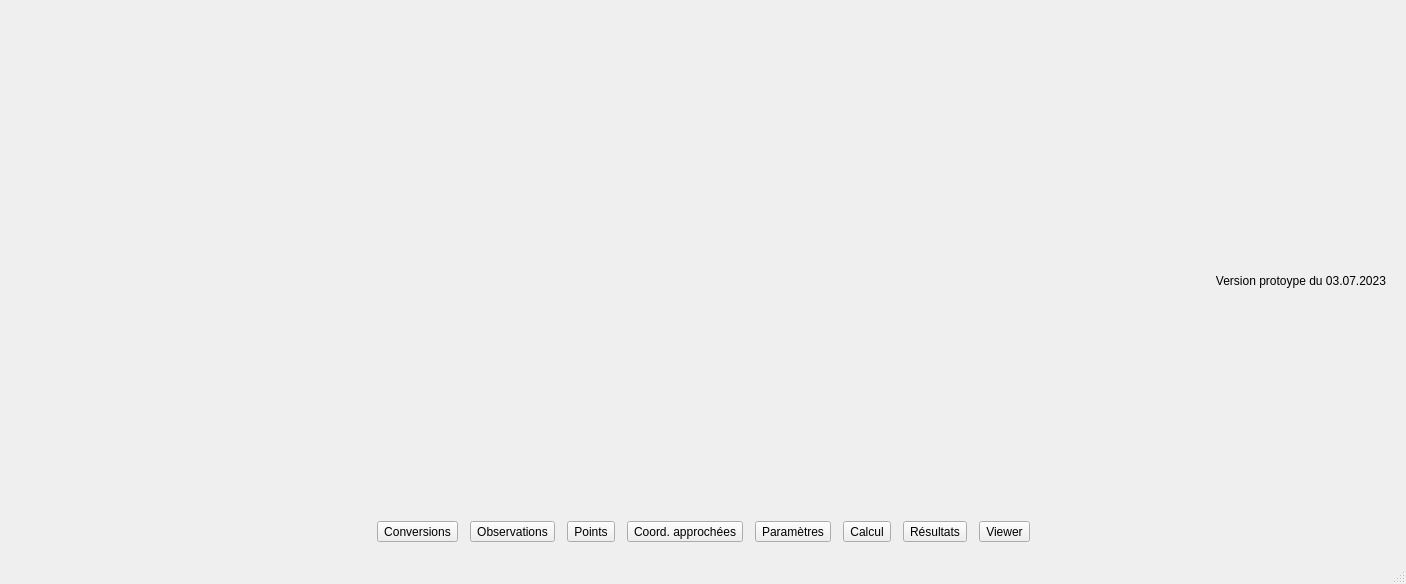
<?xml version="1.0" encoding="UTF-8"?>
<ui version="4.0">
 <class>MainWindow</class>
 <widget class="QMainWindow" name="MainWindow">
  <property name="geometry">
   <rect>
    <x>0</x>
    <y>0</y>
    <width>1406</width>
    <height>584</height>
   </rect>
  </property>
  <property name="windowTitle">
   <string>NELCAS - Accueil </string>
  </property>
  <property name="windowIcon">
   <iconset>
    <normaloff>img/NELCASmini_iconTaskBar.png</normaloff>img/NELCASmini_iconTaskBar.png</iconset>
  </property>
  <property name="styleSheet">
   <string notr="true">font: 12pt &quot;MS Shell Dlg 2&quot;;</string>
  </property>
  <property name="iconSize">
   <size>
    <width>30</width>
    <height>60</height>
   </size>
  </property>
  <property name="documentMode">
   <bool>false</bool>
  </property>
  <property name="tabShape">
   <enum>QTabWidget::Rounded</enum>
  </property>
  <widget class="QWidget" name="centralwidget">
   <layout class="QGridLayout" name="gridLayout">
    <property name="leftMargin">
     <number>20</number>
    </property>
    <property name="topMargin">
     <number>20</number>
    </property>
    <property name="rightMargin">
     <number>20</number>
    </property>
    <property name="bottomMargin">
     <number>20</number>
    </property>
    <item row="0" column="0">
     <spacer name="horizontalSpacer">
      <property name="orientation">
       <enum>Qt::Horizontal</enum>
      </property>
      <property name="sizeHint" stdset="0">
       <size>
        <width>40</width>
        <height>20</height>
       </size>
      </property>
     </spacer>
    </item>
    <item row="0" column="1">
     <widget class="QLabel" name="label">
      <property name="sizePolicy">
       <sizepolicy hsizetype="Fixed" vsizetype="Fixed">
        <horstretch>0</horstretch>
        <verstretch>0</verstretch>
       </sizepolicy>
      </property>
      <property name="maximumSize">
       <size>
        <width>10000</width>
        <height>10000</height>
       </size>
      </property>
      <property name="baseSize">
       <size>
        <width>650</width>
        <height>250</height>
       </size>
      </property>
      <property name="layoutDirection">
       <enum>Qt::LeftToRight</enum>
      </property>
      <property name="text">
       <string/>
      </property>
      <property name="pixmap">
       <pixmap>img/logo_NELCAS.png</pixmap>
      </property>
      <property name="scaledContents">
       <bool>true</bool>
      </property>
      <property name="alignment">
       <set>Qt::AlignCenter</set>
      </property>
     </widget>
    </item>
    <item row="0" column="2">
     <spacer name="horizontalSpacer_2">
      <property name="orientation">
       <enum>Qt::Horizontal</enum>
      </property>
      <property name="sizeHint" stdset="0">
       <size>
        <width>207</width>
        <height>20</height>
       </size>
      </property>
     </spacer>
    </item>
    <item row="1" column="1">
     <spacer name="verticalSpacer">
      <property name="orientation">
       <enum>Qt::Vertical</enum>
      </property>
      <property name="sizeType">
       <enum>QSizePolicy::MinimumExpanding</enum>
      </property>
      <property name="sizeHint" stdset="0">
       <size>
        <width>20</width>
        <height>60</height>
       </size>
      </property>
     </spacer>
    </item>
    <item row="2" column="0" colspan="3">
     <layout class="QHBoxLayout" name="horizontalLayout">
      <property name="spacing">
       <number>12</number>
      </property>
      <item>
       <spacer name="horizontalSpacer_3">
        <property name="orientation">
         <enum>Qt::Horizontal</enum>
        </property>
        <property name="sizeHint" stdset="0">
         <size>
          <width>40</width>
          <height>20</height>
         </size>
        </property>
       </spacer>
      </item>
      <item>
       <widget class="QToolButton" name="boutonOuvrirConversions">
        <property name="sizePolicy">
         <sizepolicy hsizetype="Minimum" vsizetype="Fixed">
          <horstretch>0</horstretch>
          <verstretch>0</verstretch>
         </sizepolicy>
        </property>
        <property name="text">
         <string>Conversions</string>
        </property>
        <property name="icon">
         <iconset>
          <normaloff>img/conversion.png</normaloff>img/conversion.png</iconset>
        </property>
        <property name="iconSize">
         <size>
          <width>150</width>
          <height>80</height>
         </size>
        </property>
        <property name="toolButtonStyle">
         <enum>Qt::ToolButtonTextUnderIcon</enum>
        </property>
        <property name="autoRaise">
         <bool>false</bool>
        </property>
       </widget>
      </item>
      <item>
       <widget class="QToolButton" name="boutonOuvrirObs">
        <property name="sizePolicy">
         <sizepolicy hsizetype="Fixed" vsizetype="Fixed">
          <horstretch>0</horstretch>
          <verstretch>0</verstretch>
         </sizepolicy>
        </property>
        <property name="styleSheet">
         <string notr="true">image: url(:/icon_settings.png);</string>
        </property>
        <property name="text">
         <string>Observations</string>
        </property>
        <property name="icon">
         <iconset>
          <normaloff>img/Obs.png</normaloff>img/Obs.png</iconset>
        </property>
        <property name="iconSize">
         <size>
          <width>150</width>
          <height>80</height>
         </size>
        </property>
        <property name="toolButtonStyle">
         <enum>Qt::ToolButtonTextUnderIcon</enum>
        </property>
       </widget>
      </item>
      <item>
       <widget class="QToolButton" name="boutonOuvrirPoints">
        <property name="sizePolicy">
         <sizepolicy hsizetype="Fixed" vsizetype="Fixed">
          <horstretch>0</horstretch>
          <verstretch>0</verstretch>
         </sizepolicy>
        </property>
        <property name="styleSheet">
         <string notr="true">image: url(:/icon_settings.png);</string>
        </property>
        <property name="text">
         <string>Points</string>
        </property>
        <property name="icon">
         <iconset>
          <normaloff>img/Points.png</normaloff>img/Points.png</iconset>
        </property>
        <property name="iconSize">
         <size>
          <width>150</width>
          <height>80</height>
         </size>
        </property>
        <property name="toolButtonStyle">
         <enum>Qt::ToolButtonTextUnderIcon</enum>
        </property>
        <property name="arrowType">
         <enum>Qt::NoArrow</enum>
        </property>
       </widget>
      </item>
      <item>
       <widget class="QToolButton" name="boutonOuvrirCoordsApproch">
        <property name="enabled">
         <bool>true</bool>
        </property>
        <property name="text">
         <string>Coord. approchées</string>
        </property>
        <property name="icon">
         <iconset>
          <normaloff>img/approchCoords.png</normaloff>img/approchCoords.png</iconset>
        </property>
        <property name="iconSize">
         <size>
          <width>150</width>
          <height>80</height>
         </size>
        </property>
        <property name="toolButtonStyle">
         <enum>Qt::ToolButtonTextUnderIcon</enum>
        </property>
       </widget>
      </item>
      <item>
       <widget class="QToolButton" name="boutonOuvrirParam">
        <property name="sizePolicy">
         <sizepolicy hsizetype="Fixed" vsizetype="Fixed">
          <horstretch>0</horstretch>
          <verstretch>0</verstretch>
         </sizepolicy>
        </property>
        <property name="styleSheet">
         <string notr="true">image: url(:/icon_settings.png);</string>
        </property>
        <property name="text">
         <string>Paramètres</string>
        </property>
        <property name="icon">
         <iconset>
          <normaloff>img/Settings.png</normaloff>img/Settings.png</iconset>
        </property>
        <property name="iconSize">
         <size>
          <width>150</width>
          <height>80</height>
         </size>
        </property>
        <property name="toolButtonStyle">
         <enum>Qt::ToolButtonTextUnderIcon</enum>
        </property>
       </widget>
      </item>
      <item>
       <widget class="QToolButton" name="boutonOuvrirCalcul">
        <property name="sizePolicy">
         <sizepolicy hsizetype="Fixed" vsizetype="Fixed">
          <horstretch>0</horstretch>
          <verstretch>0</verstretch>
         </sizepolicy>
        </property>
        <property name="styleSheet">
         <string notr="true">image: url(:/icon_settings.png);</string>
        </property>
        <property name="text">
         <string>Calcul</string>
        </property>
        <property name="icon">
         <iconset>
          <normaloff>img/Run.png</normaloff>img/Run.png</iconset>
        </property>
        <property name="iconSize">
         <size>
          <width>150</width>
          <height>80</height>
         </size>
        </property>
        <property name="toolButtonStyle">
         <enum>Qt::ToolButtonTextUnderIcon</enum>
        </property>
       </widget>
      </item>
      <item>
       <widget class="QToolButton" name="boutonOuvrirResGlobaux">
        <property name="sizePolicy">
         <sizepolicy hsizetype="Fixed" vsizetype="Fixed">
          <horstretch>0</horstretch>
          <verstretch>0</verstretch>
         </sizepolicy>
        </property>
        <property name="baseSize">
         <size>
          <width>0</width>
          <height>0</height>
         </size>
        </property>
        <property name="styleSheet">
         <string notr="true">image: url(:/icon_settings.png);</string>
        </property>
        <property name="text">
         <string>Résultats</string>
        </property>
        <property name="icon">
         <iconset>
          <normaloff>img/Res.png</normaloff>img/Res.png</iconset>
        </property>
        <property name="iconSize">
         <size>
          <width>150</width>
          <height>80</height>
         </size>
        </property>
        <property name="toolButtonStyle">
         <enum>Qt::ToolButtonTextUnderIcon</enum>
        </property>
       </widget>
      </item>
      <item>
       <widget class="QToolButton" name="boutonOuvrirResMap">
        <property name="sizePolicy">
         <sizepolicy hsizetype="Fixed" vsizetype="Fixed">
          <horstretch>0</horstretch>
          <verstretch>0</verstretch>
         </sizepolicy>
        </property>
        <property name="styleSheet">
         <string notr="true">image: url(:/icon_settings.png);</string>
        </property>
        <property name="text">
         <string>Viewer</string>
        </property>
        <property name="icon">
         <iconset>
          <normaloff>img/ResMap.png</normaloff>img/ResMap.png</iconset>
        </property>
        <property name="iconSize">
         <size>
          <width>150</width>
          <height>80</height>
         </size>
        </property>
        <property name="toolButtonStyle">
         <enum>Qt::ToolButtonTextUnderIcon</enum>
        </property>
       </widget>
      </item>
      <item>
       <spacer name="horizontalSpacer_4">
        <property name="orientation">
         <enum>Qt::Horizontal</enum>
        </property>
        <property name="sizeHint" stdset="0">
         <size>
          <width>40</width>
          <height>20</height>
         </size>
        </property>
       </spacer>
      </item>
     </layout>
    </item>
    <item row="1" column="2">
     <widget class="QLabel" name="label_2">
      <property name="text">
       <string>Version protoype du 03.07.2023</string>
      </property>
      <property name="alignment">
       <set>Qt::AlignRight|Qt::AlignTrailing|Qt::AlignVCenter</set>
      </property>
     </widget>
    </item>
   </layout>
  </widget>
  <widget class="QStatusBar" name="statusbar"/>
 </widget>
 <resources/>
 <connections/>
</ui>
